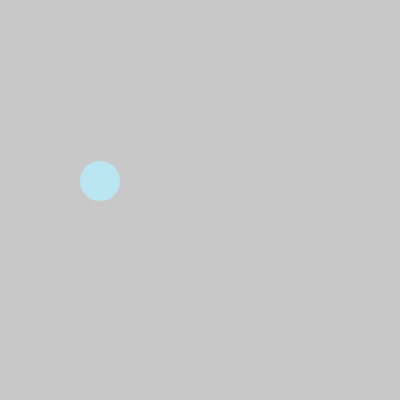
Frame 1 (no input)
Frame 60 (the mouse pressed at the canvas centre just before this capture): identical to frame 1, image omitted
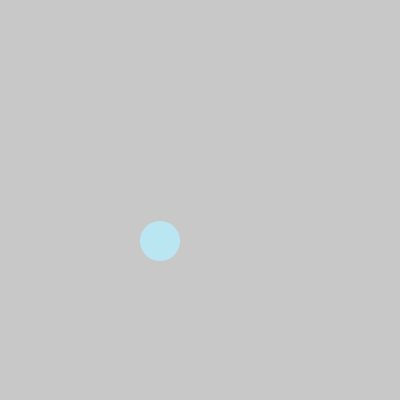
Frame 120 (the mouse held since frame 60 and released just before this capture)

The Processing sketch that drew these frames (run headless with seeded random() and noise(); from frame 60 on, the mouse is pressed at the canvas centre):

// Processing sketch: processing_72381
// ── processing_72381.pde

//Crysta Leong
//Creating Computing
//bouncing circle
//September 27th 2012
 

float circle_x = 100;
float circle_y = 181; //circle position
float circle_radius = 20; //how big. radius is half the diameter (width)
float circle_x_speed = 2;
float circle_y_speed = 2; //moving independently on both axis
Boolean move_circle = false; //used for starting and stopping the circle

void setup() {
  size(400, 400);
}
 
void draw() 
{
   noStroke();
  background(200);
  if (mousePressed == true) { //if i press the mouse
    if (move_circle == true) { //if the circle is moving
      move_circle = false; //stop the circle from moving
    } else { //else the circle isn't moving
      move_circle = true;//so move it
    };
  };
  if (move_circle == true) { //move the circle if move_circle is true
    circle_x = circle_x + circle_x_speed; //move on x axis
    circle_y = circle_y + circle_y_speed; //move on y axis
  };
  fill( 185, 230, 240 ); //the color
  ellipse(circle_x, circle_y, circle_radius*2, circle_radius*2);
   
  // X axis bounce
  if ( (circle_x + circle_radius > width) || (circle_x - circle_radius < 0) ) { //if circle is on the left or right edge accounting for the radius
    circle_x_speed = -circle_x_speed; //make the speed negative to move the opposite way
     
    if (circle_x - circle_radius < 0) { //if off the left side
      circle_x = circle_radius; //move to left edge of screen + radius
    };
    if (circle_x + circle_radius > width) { //if off the right side
      circle_x = width-circle_radius; //move to right edge of screen - radius
    };
  };
  //
  //Y axis bounce
  if ( (circle_y + circle_radius > height) || (circle_y - circle_radius < 0) ) { //if circle is on the top or bottom edge accounting for the radius
    circle_y_speed = -circle_y_speed; //make the speed negative to move the opposite way
 
    if (circle_y - circle_radius < 0) { //if off the top of the screen
      circle_y = circle_radius; //move to top edge of screen + radius
    };
    if (circle_y + circle_radius > height) { //if off the bottom of the screen.
      circle_y = height-circle_radius;//move to bottom edge of screen
    };
  };
};
